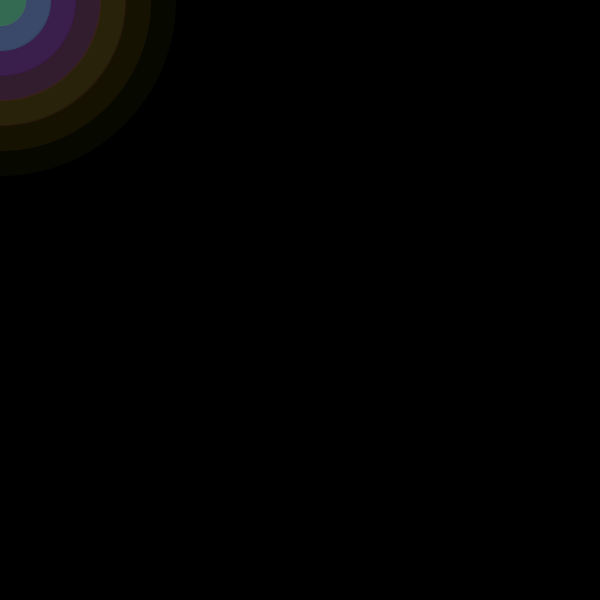
Frame 1 (no input)
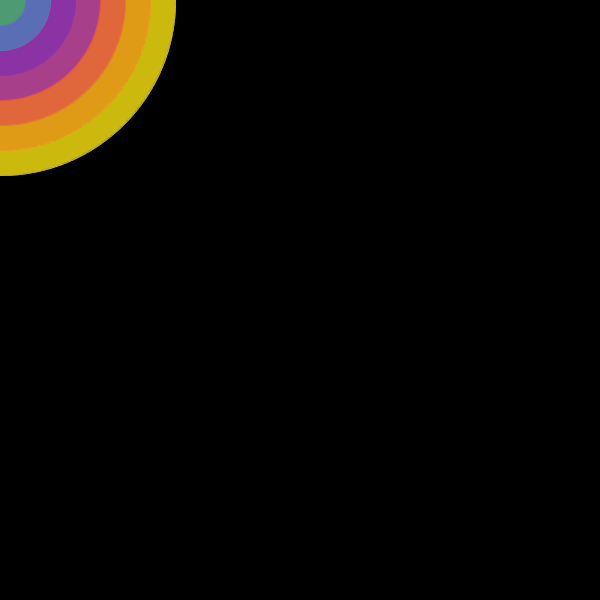
Frame 60 (the mouse pressed at the canvas centre just before this capture)
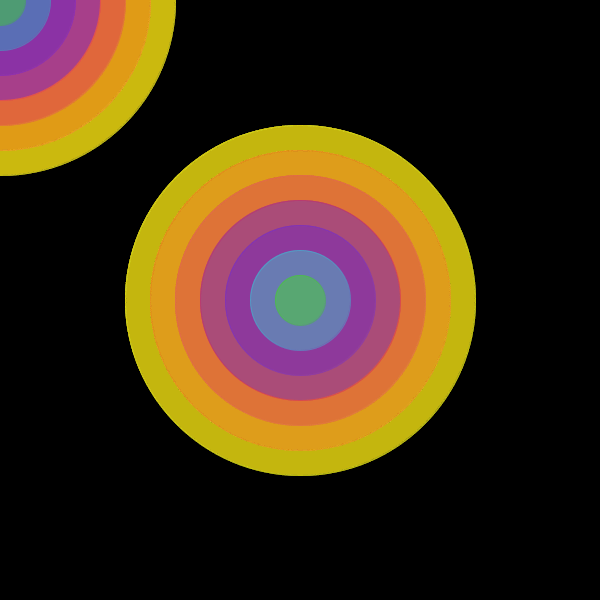
Frame 120 (the mouse held since frame 60 and released just before this capture)

The Processing sketch that drew these frames (run headless with seeded random() and noise(); from frame 60 on, the mouse is pressed at the canvas centre):

// Processing sketch: processing_160006
// ── processing_160006.pde

//Variables
int WIDTH = 600;
int HEIGHT = 600;
color color1 = #000000;
color color2 = #FFFFFF;

//Setup
void setup(){
 size(600, 600);
 background(color1);
}

//Structure
void draw(){ 
  frameRate(30);
  stroke(random(170, 255), random(160, 250), random(0, 50), 10);
  fill(random(170, 255), random(160, 250), random(0, 50), 10);
  ellipse(mouseX, mouseY, 350, 350);
  stroke(random(200, 255), random(120, 140), random(0, 60), 20);
  fill(random(200, 255), random(120, 140), random(0, 60), 20);
  ellipse(mouseX, mouseY, 300, 300);
  stroke(random(170, 255), random(0, 160), random(60, 115), 30);
  fill(random(170, 255), random(0, 160), random(60, 115), 30);
  ellipse(mouseX, mouseY, 250, 250);
  stroke(random(180, 255), random(0, 80), random(80, 130), 40);
  fill(random(90, 110), random(0, 55), random(170, 255), 40);
  ellipse(mouseX, mouseY, 200, 200);
  stroke(random(90, 110), random(0, 55), random(170, 255), 50);
  fill(random(90, 110), random(0, 55), random(170, 255), 50);
  ellipse(mouseX, mouseY, 150, 150);
  stroke(random(0, 70), random(180, 240), random(170, 240), 60);
  fill(random(0, 70), random(180, 240), random(170, 240), 60);
  ellipse(mouseX, mouseY, 100, 100);
  stroke(random(30, 70), random(170, 240), random(0, 40), 70);
  fill(random(30, 70), random(170, 240), random(0, 40), 70);
  ellipse(mouseX, mouseY, 50, 50);
}

  
  
  //ELLIPSES INSIDE ELLIPSES WITH DIFFERENT TRANSPARENCIES AND COLORS
